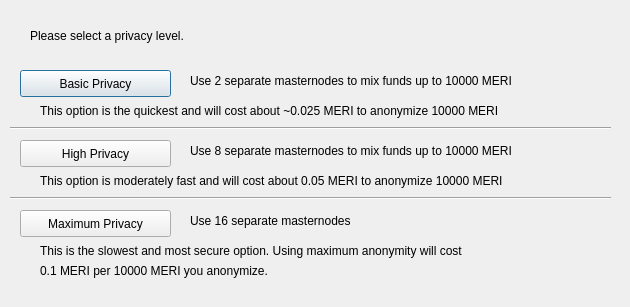
<?xml version="1.0" encoding="UTF-8"?>
<ui version="4.0">
 <class>ObfuscationConfig</class>
 <widget class="QDialog" name="ObfuscationConfig">
  <property name="geometry">
   <rect>
    <x>0</x>
    <y>0</y>
    <width>630</width>
    <height>307</height>
   </rect>
  </property>
  <property name="windowTitle">
   <string>Configure Obfuscation</string>
  </property>
  <widget class="QPushButton" name="buttonBasic">
   <property name="geometry">
    <rect>
     <x>20</x>
     <y>70</y>
     <width>151</width>
     <height>27</height>
    </rect>
   </property>
   <property name="text">
    <string>Basic Privacy</string>
   </property>
  </widget>
  <widget class="QPushButton" name="buttonHigh">
   <property name="geometry">
    <rect>
     <x>20</x>
     <y>140</y>
     <width>151</width>
     <height>27</height>
    </rect>
   </property>
   <property name="text">
    <string>High Privacy</string>
   </property>
  </widget>
  <widget class="QPushButton" name="buttonMax">
   <property name="geometry">
    <rect>
     <x>20</x>
     <y>210</y>
     <width>151</width>
     <height>27</height>
    </rect>
   </property>
   <property name="text">
    <string>Maximum Privacy</string>
   </property>
  </widget>
  <widget class="QLabel" name="label">
   <property name="geometry">
    <rect>
     <x>30</x>
     <y>20</y>
     <width>571</width>
     <height>31</height>
    </rect>
   </property>
   <property name="text">
    <string>Please select a privacy level.</string>
   </property>
  </widget>
  <widget class="QLabel" name="label_2">
   <property name="geometry">
    <rect>
     <x>190</x>
     <y>70</y>
     <width>421</width>
     <height>21</height>
    </rect>
   </property>
   <property name="text">
    <string>Use 2 separate masternodes to mix funds up to 10000 MERI</string>
   </property>
  </widget>
  <widget class="QLabel" name="label_3">
   <property name="geometry">
    <rect>
     <x>190</x>
     <y>140</y>
     <width>411</width>
     <height>21</height>
    </rect>
   </property>
   <property name="text">
    <string>Use 8 separate masternodes to mix funds up to 10000 MERI</string>
   </property>
  </widget>
  <widget class="QLabel" name="label_4">
   <property name="geometry">
    <rect>
     <x>190</x>
     <y>210</y>
     <width>421</width>
     <height>21</height>
    </rect>
   </property>
   <property name="text">
    <string>Use 16 separate masternodes</string>
   </property>
  </widget>
  <widget class="QLabel" name="label_6">
   <property name="geometry">
    <rect>
     <x>40</x>
     <y>100</y>
     <width>561</width>
     <height>21</height>
    </rect>
   </property>
   <property name="text">
    <string>This option is the quickest and will cost about ~0.025 MERI to anonymize 10000 MERI</string>
   </property>
  </widget>
  <widget class="QLabel" name="label_7">
   <property name="geometry">
    <rect>
     <x>40</x>
     <y>170</y>
     <width>561</width>
     <height>21</height>
    </rect>
   </property>
   <property name="text">
    <string>This option is moderately fast and will cost about 0.05 MERI to anonymize 10000 MERI</string>
   </property>
  </widget>
  <widget class="QLabel" name="label_8">
   <property name="geometry">
    <rect>
     <x>40</x>
     <y>240</y>
     <width>561</width>
     <height>21</height>
    </rect>
   </property>
   <property name="text">
    <string>This is the slowest and most secure option. Using maximum anonymity will cost</string>
   </property>
  </widget>
  <widget class="QLabel" name="label_9">
   <property name="geometry">
    <rect>
     <x>40</x>
     <y>260</y>
     <width>561</width>
     <height>21</height>
    </rect>
   </property>
   <property name="text">
    <string>0.1 MERI per 10000 MERI you anonymize.</string>
   </property>
  </widget>
  <widget class="Line" name="line">
   <property name="geometry">
    <rect>
     <x>10</x>
     <y>120</y>
     <width>601</width>
     <height>16</height>
    </rect>
   </property>
   <property name="orientation">
    <enum>Qt::Horizontal</enum>
   </property>
  </widget>
  <widget class="Line" name="line_2">
   <property name="geometry">
    <rect>
     <x>10</x>
     <y>190</y>
     <width>601</width>
     <height>16</height>
    </rect>
   </property>
   <property name="orientation">
    <enum>Qt::Horizontal</enum>
   </property>
  </widget>
 </widget>
 <resources/>
 <connections/>
</ui>
